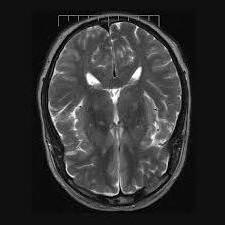
#> input picture no/no10.jpg, 225 x 225 px, found by its file name; its folder holds only this picture in this run
$ python adaptive_gaussian_thresholding.py   (older library calls are emulated)
#> lines starting #> are read from the running program, lines starting #| are printed output that depends on the picture; after the words box and inside, x2 and y2 are one past the last pixel; in counts of white or black regions, pixels touching at a corner belong together
import os
import cv2
import numpy as np
from sklearn.cluster import KMeans
from skimage.feature import graycomatrix, graycoprops
from skimage.measure import shannon_entropy
from scipy.stats import kurtosis, skew
from sklearn.impute import SimpleImputer
from sklearn.model_selection import train_test_split
from sklearn.svm import SVC
from sklearn.metrics import accuracy_score, classification_report, confusion_matrix
import pywt
import warnings

warnings.filterwarnings("ignore")

def resize_and_convert_to_gray(image_path):
    image = cv2.imread(image_path)
#> image is the input picture: shape (225, 225, 3); min 0, max 255, mean 48.3
    if image is None:
        print(f"Warning: Unable to load image at {image_path}.")
        return None
    resized_image = cv2.resize(image, (512, 512))
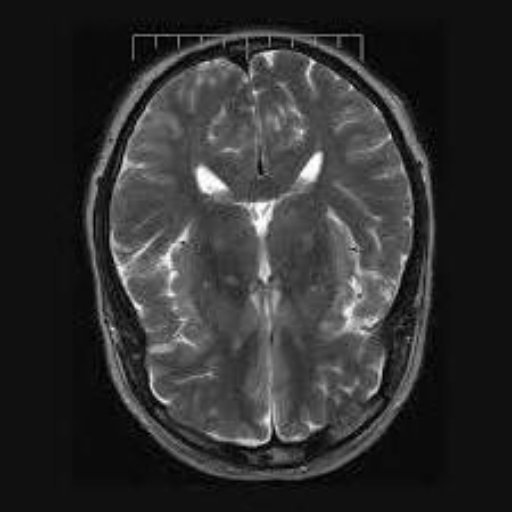
#> resized_image: shape (512, 512, 3); min 0, max 255, mean 48.2
    grayscale_image = cv2.cvtColor(resized_image, cv2.COLOR_BGR2GRAY)
    return grayscale_image

def adaptive_gaussian_thresholding(image):
    thresholded_image = cv2.adaptiveThreshold(
        image, 255, cv2.ADAPTIVE_THRESH_GAUSSIAN_C,
        cv2.THRESH_BINARY, blockSize=11, C=2
    )
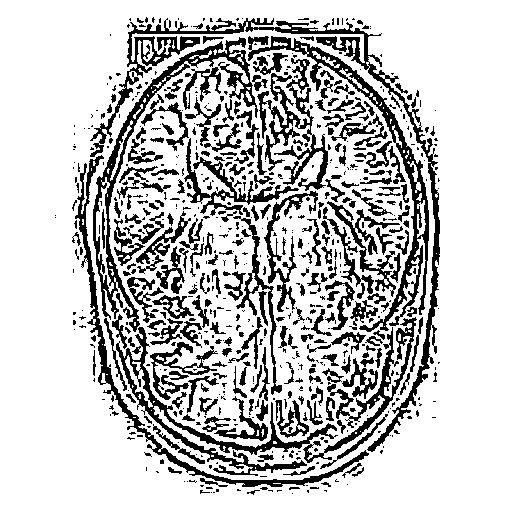
#> thresholded_image: shape (512, 512); 77.5% white; 682 black regions (426 under 20 px), largest, box (x1, y1, x2, y2) and area: (90, 18, 440, 452) 6327, (116, 317, 417, 476) 5596, (248, 36, 429, 332) 4254
    return thresholded_image

def kmeans_segmentation(image, num_clusters=2):
    flattened_image = image.flatten().reshape(-1, 1)
    kmeans = KMeans(n_clusters=num_clusters, n_init=10, random_state=42)
    kmeans.fit(flattened_image)
    cluster_labels = kmeans.labels_.reshape(image.shape)
    return cluster_labels

def segment_clusters(image, cluster_labels):
    segmented_image = np.zeros_like(image)
    if np.mean(image[cluster_labels == 0]) > np.mean(image[cluster_labels == 1]):
        segmented_image[cluster_labels == 0] = 255
    else:
        segmented_image[cluster_labels == 1] = 255
    return segmented_image

def extract_features(image):
    coeffs = pywt.dwt2(image, 'haar')
    cA, (cH, cV, cD) = coeffs
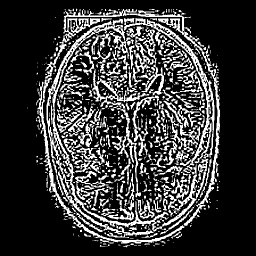
#> cA: shape (256, 256) float64; min 0, max 510, mean 114.5; drawn with min black and max white
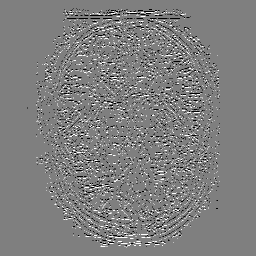
#> cH: shape (256, 256) float64; min -255, max 255, mean -0.2; drawn with min black and max white
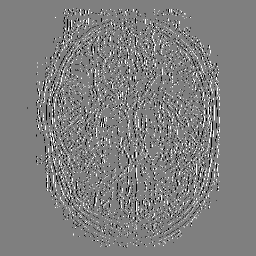
#> cV: shape (256, 256) float64; min -255, max 255, mean 0.1; drawn with min black and max white
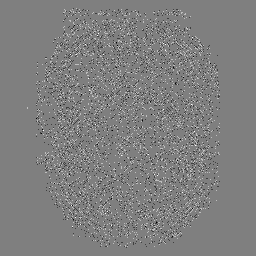
#> cD: shape (256, 256) float64; min -255, max 255, mean 0.2; drawn with min black and max white

    glcm = graycomatrix(
        image, distances=[1], angles=[0, np.pi/4, np.pi/2, 3*np.pi/4],
        levels=256, symmetric=True, normed=True
    )

    contrast = graycoprops(glcm, 'contrast').mean()
#> contrast = 7599.2
    correlation = graycoprops(glcm, 'correlation').mean()
#> correlation = 0.665
    energy = graycoprops(glcm, 'energy').mean()
#> energy = 0.74
    homogeneity = graycoprops(glcm, 'homogeneity').mean()
#> homogeneity = 0.883

    mean = np.mean(cA)
#> mean = 114.5
    std_dev = np.std(cA)
#> std_dev = 186.1
    entropy_val = shannon_entropy(cA)
#> entropy_val = 1.51
    kurtosis_val = kurtosis(cA.flatten())
#> kurtosis_val = 0.0173
    skewness_val = skew(cA.flatten())
#> skewness_val = 1.29

    features = [
        contrast, correlation, energy, homogeneity,
        mean, std_dev, entropy_val, kurtosis_val, skewness_val
    ]
#> features = [7599.2, 0.665, 0.74, 0.883, 114.5, 186.1, 1.51, 0.0173, 1.29]
    return features

input_folders = {
    'no': r'/content/drive/My Drive/Detection/no',
    'yes': r'/content/drive/My Drive/Detection/Yes'
}

all_features = []
all_labels = []

for label, folder_path in input_folders.items():
    for filename in os.listdir(folder_path):
        if filename.lower().endswith(('.jpg', '.jpeg', '.png', '.bmp', '.tiff')):
            image_path = os.path.join(folder_path, filename)
            grayscale_image = resize_and_convert_to_gray(image_path)

            if grayscale_image is None:
                continue

            thresholded_image = adaptive_gaussian_thresholding(grayscale_image)
            cluster_labels = kmeans_segmentation(thresholded_image)
            segmented_image = segment_clusters(grayscale_image, cluster_labels)
            features = extract_features(segmented_image)
#> (the run stopped early here; a loop or call above may not have finished)
